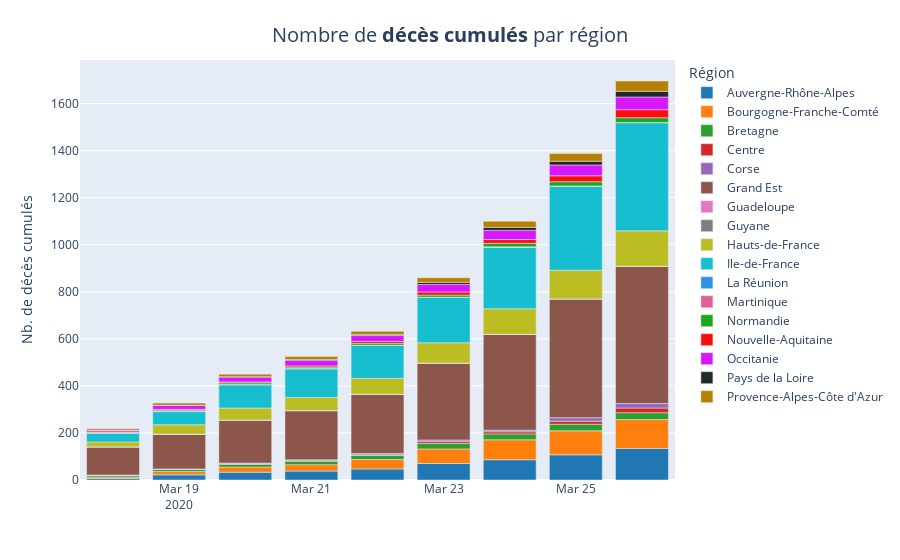

The code cell stored with this chart in its notebook:
### Code cell
fig = px.bar(x=df_region['jour'], y = df_region['dc'], color=df_region["regionName"], labels={'color':'Région'}, color_discrete_sequence=colors)

fig.update_layout(
    title={
                'text': "Nombre de <b>décès cumulés</b> par région",
                'y':0.95,
                'x':0.5,
                'xanchor': 'center',
                'yanchor': 'top'},
                titlefont = dict(
                size=20)
                 )
fig.update_xaxes(title="")
fig.update_yaxes(title="Nb. de décès cumulés")
fig.show()

fig.write_image("images/charts/france/dc_cum_region.png", scale=3, width=1100, height=700)

### Figure 1 — Plotly figure (JSON) as saved in the notebook; plotly's stock layout.template omitted (floating-point values rounded to 4 significant figures)
{"data": [{"alignmentgroup": "True", "hoverlabel": {"namelength": 0}, "hovertemplate": "Région=Auvergne-Rhône-Alpes<br>x=%{x}<br>y=%{y}", "legendgroup": "Auvergne-Rhône-Alpes", "marker": {"color": "#1F77B4"}, "name": "Auvergne-Rhône-Alpes", "offsetgroup": "Auvergne-Rhône-Alpes", "orientation": "v", "showlegend": true, "textposition": "auto", "type": "bar", "x": ["2020-03-18", "2020-03-19", "2020-03-20", "2020-03-21", "2020-03-22", "2020-03-23", "2020-03-24", "2020-03-25", "2020-03-26"], "xaxis": "x", "y": [7, 22, 33, 38, 47, 70, 86, 107, 134], "yaxis": "y"}, {"alignmentgroup": "True", "hoverlabel": {"namelength": 0}, "hovertemplate": "Région=Bourgogne-Franche-Comté<br>x=%{x}<br>y=%{y}", "legendgroup": "Bourgogne-Franche-Comté", "marker": {"color": "#FF7F0E"}, "name": "Bourgogne-Franche-Comté", "offsetgroup": "Bourgogne-Franche-Comté", "orientation": "v", "showlegend": true, "textposition": "auto", "type": "bar", "x": ["2020-03-18", "2020-03-19", "2020-03-20", "2020-03-21", "2020-03-22", "2020-03-23", "2020-03-24", "2020-03-25", "2020-03-26"], "xaxis": "x", "y": [6, 14, 22, 27, 40, 62, 85, 102, 123], "yaxis": "y"}, {"alignmentgroup": "True", "hoverlabel": {"namelength": 0}, "hovertemplate": "Région=Bretagne<br>x=%{x}<br>y=%{y}", "legendgroup": "Bretagne", "marker": {"color": "#2CA02C"}, "name": "Bretagne", "offsetgroup": "Bretagne", "orientation": "v", "showlegend": true, "textposition": "auto", "type": "bar", "x": ["2020-03-18", "2020-03-19", "2020-03-20", "2020-03-21", "2020-03-22", "2020-03-23", "2020-03-24", "2020-03-25", "2020-03-26"], "xaxis": "x", "y": [7, 9, 12, 15, 17, 23, 25, 28, 29], "yaxis": "y"}, {"alignmentgroup": "True", "hoverlabel": {"namelength": 0}, "hovertemplate": "Région=Centre<br>x=%{x}<br>y=%{y}", "legendgroup": "Centre", "marker": {"color": "#D62728"}, "name": "Centre", "offsetgroup": "Centre", "orientation": "v", "showlegend": true, "textposition": "auto", "type": "bar", "x": ["2020-03-18", "2020-03-19", "2020-03-20", "2020-03-21", "2020-03-22", "2020-03-23", "2020-03-24", "2020-03-25", "2020-03-26"], "xaxis": "x", "y": [1, 1, 2, 2, 3, 8, 9, 13, 20], "yaxis": "y"}, {"alignmentgroup": "True", "hoverlabel": {"namelength": 0}, "hovertemplate": "Région=Corse<br>x=%{x}<br>y=%{y}", "legendgroup": "Corse", "marker": {"color": "#9467BD"}, "name": "Corse", "offsetgroup": "Corse", "orientation": "v", "showlegend": true, "textposition": "auto", "type": "bar", "x": ["2020-03-18", "2020-03-19", "2020-03-20", "2020-03-21", "2020-03-22", "2020-03-23", "2020-03-24", "2020-03-25", "2020-03-26"], "xaxis": "x", "y": [0, 1, 3, 4, 6, 7, 7, 15, 19], "yaxis": "y"}, {"alignmentgroup": "True", "hoverlabel": {"namelength": 0}, "hovertemplate": "Région=Grand Est<br>x=%{x}<br>y=%{y}", "legendgroup": "Grand Est", "marker": {"color": "#8C564B"}, "name": "Grand Est", "offsetgroup": "Grand Est", "orientation": "v", "showlegend": true, "textposition": "auto", "type": "bar", "x": ["2020-03-18", "2020-03-19", "2020-03-20", "2020-03-21", "2020-03-22", "2020-03-23", "2020-03-24", "2020-03-25", "2020-03-26"], "xaxis": "x", "y": [120, 148, 183, 209, 252, 327, 407, 505, 584], "yaxis": "y"}, {"alignmentgroup": "True", "hoverlabel": {"namelength": 0}, "hovertemplate": "Région=Guadeloupe<br>x=%{x}<br>y=%{y}", "legendgroup": "Guadeloupe", "marker": {"color": "#E377C2"}, "name": "Guadeloupe", "offsetgroup": "Guadeloupe", "orientation": "v", "showlegend": true, "textposition": "auto", "type": "bar", "x": ["2020-03-18", "2020-03-19", "2020-03-20", "2020-03-21", "2020-03-22", "2020-03-23", "2020-03-24", "2020-03-25", "2020-03-26"], "xaxis": "x", "y": [0, 0, 0, 0, 0, 0, 0, 0, 0], "yaxis": "y"}, {"alignmentgroup": "True", "hoverlabel": {"namelength": 0}, "hovertemplate": "Région=Guyane<br>x=%{x}<br>y=%{y}", "legendgroup": "Guyane", "marker": {"color": "#7F7F7F"}, "name": "Guyane", "offsetgroup": "Guyane", "orientation": "v", "showlegend": true, "textposition": "auto", "type": "bar", "x": ["2020-03-18", "2020-03-19", "2020-03-20", "2020-03-21", "2020-03-22", "2020-03-23", "2020-03-24", "2020-03-25", "2020-03-26"], "xaxis": "x", "y": [0, 0, 0, 0, 0, 0, 0, 0, 0], "yaxis": "y"}, {"alignmentgroup": "True", "hoverlabel": {"namelength": 0}, "hovertemplate": "Région=Hauts-de-France<br>x=%{x}<br>y=%{y}", "legendgroup": "Hauts-de-France", "marker": {"color": "#BCBD22"}, "name": "Hauts-de-France", "offsetgroup": "Hauts-de-France", "orientation": "v", "showlegend": true, "textposition": "auto", "type": "bar", "x": ["2020-03-18", "2020-03-19", "2020-03-20", "2020-03-21", "2020-03-22", "2020-03-23", "2020-03-24", "2020-03-25", "2020-03-26"], "xaxis": "x", "y": [21, 40, 51, 56, 67, 86, 109, 122, 150], "yaxis": "y"}, {"alignmentgroup": "True", "hoverlabel": {"namelength": 0}, "hovertemplate": "Région=Ile-de-France<br>x=%{x}<br>y=%{y}", "legendgroup": "Ile-de-France", "marker": {"color": "#17BECF"}, "name": "Ile-de-France", "offsetgroup": "Ile-de-France", "orientation": "v", "showlegend": true, "textposition": "auto", "type": "bar", "x": ["2020-03-18", "2020-03-19", "2020-03-20", "2020-03-21", "2020-03-22", "2020-03-23", "2020-03-24", "2020-03-25", "2020-03-26"], "xaxis": "x", "y": [36, 56, 99, 122, 140, 193, 262, 357, 460], "yaxis": "y"}, {"alignmentgroup": "True", "hoverlabel": {"namelength": 0}, "hovertemplate": "Région=La Réunion<br>x=%{x}<br>y=%{y}", "legendgroup": "La Réunion", "marker": {"color": "#2E91E5"}, "name": "La Réunion", "offsetgroup": "La Réunion", "orientation": "v", "showlegend": true, "textposition": "auto", "type": "bar", "x": ["2020-03-18", "2020-03-19", "2020-03-20", "2020-03-21", "2020-03-22", "2020-03-23", "2020-03-24", "2020-03-25", "2020-03-26"], "xaxis": "x", "y": [0, 0, 0, 0, 0, 0, 0, 0, 0], "yaxis": "y"}, {"alignmentgroup": "True", "hoverlabel": {"namelength": 0}, "hovertemplate": "Région=Martinique<br>x=%{x}<br>y=%{y}", "legendgroup": "Martinique", "marker": {"color": "#E15F99"}, "name": "Martinique", "offsetgroup": "Martinique", "orientation": "v", "showlegend": true, "textposition": "auto", "type": "bar", "x": ["2020-03-18", "2020-03-19", "2020-03-20", "2020-03-21", "2020-03-22", "2020-03-23", "2020-03-24", "2020-03-25", "2020-03-26"], "xaxis": "x", "y": [1, 1, 1, 1, 1, 1, 1, 1, 1], "yaxis": "y"}, {"alignmentgroup": "True", "hoverlabel": {"namelength": 0}, "hovertemplate": "Région=Normandie<br>x=%{x}<br>y=%{y}", "legendgroup": "Normandie", "marker": {"color": "#1CA71C"}, "name": "Normandie", "offsetgroup": "Normandie", "orientation": "v", "showlegend": true, "textposition": "auto", "type": "bar", "x": ["2020-03-18", "2020-03-19", "2020-03-20", "2020-03-21", "2020-03-22", "2020-03-23", "2020-03-24", "2020-03-25", "2020-03-26"], "xaxis": "x", "y": [3, 5, 7, 6, 8, 9, 15, 18, 20], "yaxis": "y"}, {"alignmentgroup": "True", "hoverlabel": {"namelength": 0}, "hovertemplate": "Région=Nouvelle-Aquitaine<br>x=%{x}<br>y=%{y}", "legendgroup": "Nouvelle-Aquitaine", "marker": {"color": "#FB0D0D"}, "name": "Nouvelle-Aquitaine", "offsetgroup": "Nouvelle-Aquitaine", "orientation": "v", "showlegend": true, "textposition": "auto", "type": "bar", "x": ["2020-03-18", "2020-03-19", "2020-03-20", "2020-03-21", "2020-03-22", "2020-03-23", "2020-03-24", "2020-03-25", "2020-03-26"], "xaxis": "x", "y": [2, 3, 4, 5, 8, 13, 16, 25, 34], "yaxis": "y"}, {"alignmentgroup": "True", "hoverlabel": {"namelength": 0}, "hovertemplate": "Région=Occitanie<br>x=%{x}<br>y=%{y}", "legendgroup": "Occitanie", "marker": {"color": "#DA16FF"}, "name": "Occitanie", "offsetgroup": "Occitanie", "orientation": "v", "showlegend": true, "textposition": "auto", "type": "bar", "x": ["2020-03-18", "2020-03-19", "2020-03-20", "2020-03-21", "2020-03-22", "2020-03-23", "2020-03-24", "2020-03-25", "2020-03-26"], "xaxis": "x", "y": [6, 17, 21, 24, 25, 32, 39, 46, 54], "yaxis": "y"}, {"alignmentgroup": "True", "hoverlabel": {"namelength": 0}, "hovertemplate": "Région=Pays de la Loire<br>x=%{x}<br>y=%{y}", "legendgroup": "Pays de la Loire", "marker": {"color": "#222A2A"}, "name": "Pays de la Loire", "offsetgroup": "Pays de la Loire", "orientation": "v", "showlegend": true, "textposition": "auto", "type": "bar", "x": ["2020-03-18", "2020-03-19", "2020-03-20", "2020-03-21", "2020-03-22", "2020-03-23", "2020-03-24", "2020-03-25", "2020-03-26"], "xaxis": "x", "y": [1, 1, 1, 3, 4, 9, 13, 16, 24], "yaxis": "y"}, {"alignmentgroup": "True", "hoverlabel": {"namelength": 0}, "hovertemplate": "Région=Provence-Alpes-Côte d'Azur<br>x=%{x}<br>y=%{y}", "legendgroup": "Provence-Alpes-Côte d'Azur", "marker": {"color": "#B68100"}, "name": "Provence-Alpes-Côte d'Azur", "offsetgroup": "Provence-Alpes-Côte d'Azur", "orientation": "v", "showlegend": true, "textposition": "auto", "type": "bar", "x": ["2020-03-18", "2020-03-19", "2020-03-20", "2020-03-21", "2020-03-22", "2020-03-23", "2020-03-24", "2020-03-25", "2020-03-26"], "xaxis": "x", "y": [7, 9, 11, 13, 14, 20, 26, 33, 44], "yaxis": "y"}], "layout": {"barmode": "relative", "legend": {"title": {"text": "Région"}, "tracegroupgap": 0}, "margin": {"t": 60}, "title": {"font": {"size": 20}, "text": "Nombre de <b>décès cumulés</b> par région", "x": 0.5, "xanchor": "center", "y": 0.95, "yanchor": "top"}, "xaxis": {"anchor": "y", "domain": [0, 1], "title": {"text": ""}}, "yaxis": {"anchor": "x", "domain": [0, 1], "title": {"text": "Nb. de décès cumulés"}}}}
